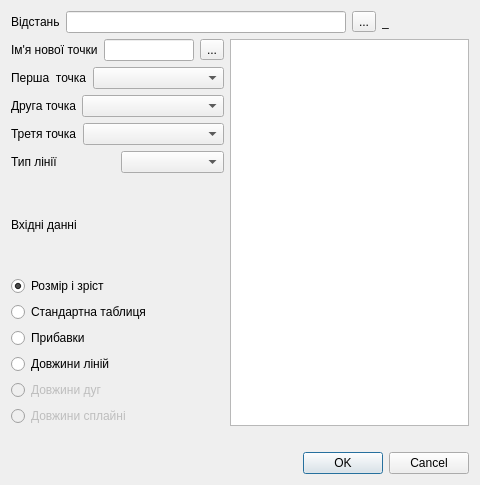
<?xml version="1.0" encoding="UTF-8"?>
<ui version="4.0">
 <class>DialogBisector</class>
 <widget class="QDialog" name="DialogBisector">
  <property name="geometry">
   <rect>
    <x>0</x>
    <y>0</y>
    <width>480</width>
    <height>485</height>
   </rect>
  </property>
  <property name="windowTitle">
   <string>Dialog</string>
  </property>
  <layout class="QVBoxLayout" name="verticalLayout">
   <item>
    <layout class="QHBoxLayout" name="horizontalLayout">
     <item>
      <widget class="QLabel" name="label">
       <property name="sizePolicy">
        <sizepolicy hsizetype="Fixed" vsizetype="Preferred">
         <horstretch>0</horstretch>
         <verstretch>0</verstretch>
        </sizepolicy>
       </property>
       <property name="text">
        <string>Відстань</string>
       </property>
      </widget>
     </item>
     <item>
      <widget class="QLineEdit" name="lineEditFormula">
       <property name="sizePolicy">
        <sizepolicy hsizetype="Preferred" vsizetype="Fixed">
         <horstretch>0</horstretch>
         <verstretch>0</verstretch>
        </sizepolicy>
       </property>
      </widget>
     </item>
     <item>
      <widget class="QToolButton" name="toolButtonEqual">
       <property name="text">
        <string>...</string>
       </property>
       <property name="icon">
        <iconset resource="../icon.qrc">
         <normaloff>:/icon/24x24/equal.png</normaloff>:/icon/24x24/equal.png</iconset>
       </property>
       <property name="iconSize">
        <size>
         <width>24</width>
         <height>24</height>
        </size>
       </property>
      </widget>
     </item>
     <item>
      <widget class="QLabel" name="labelResultCalculation">
       <property name="sizePolicy">
        <sizepolicy hsizetype="Fixed" vsizetype="Preferred">
         <horstretch>0</horstretch>
         <verstretch>0</verstretch>
        </sizepolicy>
       </property>
       <property name="minimumSize">
        <size>
         <width>87</width>
         <height>0</height>
        </size>
       </property>
       <property name="text">
        <string>_</string>
       </property>
      </widget>
     </item>
    </layout>
   </item>
   <item>
    <layout class="QHBoxLayout" name="horizontalLayout_2">
     <item>
      <layout class="QVBoxLayout" name="verticalLayout_2">
       <item>
        <layout class="QHBoxLayout" name="horizontalLayout_4">
         <item>
          <widget class="QLabel" name="label_4">
           <property name="sizePolicy">
            <sizepolicy hsizetype="Fixed" vsizetype="Fixed">
             <horstretch>0</horstretch>
             <verstretch>0</verstretch>
            </sizepolicy>
           </property>
           <property name="text">
            <string>Ім'я нової точки</string>
           </property>
          </widget>
         </item>
         <item>
          <widget class="QLineEdit" name="lineEditNamePoint"/>
         </item>
         <item>
          <widget class="QToolButton" name="toolButtonPutHere">
           <property name="text">
            <string>...</string>
           </property>
           <property name="icon">
            <iconset resource="../icon.qrc">
             <normaloff>:/icon/24x24/putHere.png</normaloff>:/icon/24x24/putHere.png</iconset>
           </property>
           <property name="iconSize">
            <size>
             <width>24</width>
             <height>24</height>
            </size>
           </property>
          </widget>
         </item>
        </layout>
       </item>
       <item>
        <layout class="QHBoxLayout" name="horizontalLayout_3">
         <item>
          <widget class="QLabel" name="label_3">
           <property name="sizePolicy">
            <sizepolicy hsizetype="Fixed" vsizetype="Fixed">
             <horstretch>0</horstretch>
             <verstretch>0</verstretch>
            </sizepolicy>
           </property>
           <property name="text">
            <string>Перша  точка</string>
           </property>
          </widget>
         </item>
         <item>
          <widget class="QComboBox" name="comboBoxFirstPoint"/>
         </item>
        </layout>
       </item>
       <item>
        <layout class="QHBoxLayout" name="horizontalLayout_5">
         <item>
          <widget class="QLabel" name="label_5">
           <property name="sizePolicy">
            <sizepolicy hsizetype="Fixed" vsizetype="Fixed">
             <horstretch>0</horstretch>
             <verstretch>0</verstretch>
            </sizepolicy>
           </property>
           <property name="text">
            <string>Друга точка</string>
           </property>
          </widget>
         </item>
         <item>
          <widget class="QComboBox" name="comboBoxSecondPoint"/>
         </item>
        </layout>
       </item>
       <item>
        <layout class="QHBoxLayout" name="horizontalLayout_6">
         <item>
          <widget class="QLabel" name="label_6">
           <property name="sizePolicy">
            <sizepolicy hsizetype="Fixed" vsizetype="Fixed">
             <horstretch>0</horstretch>
             <verstretch>0</verstretch>
            </sizepolicy>
           </property>
           <property name="text">
            <string>Третя точка</string>
           </property>
          </widget>
         </item>
         <item>
          <widget class="QComboBox" name="comboBoxThirdPoint"/>
         </item>
        </layout>
       </item>
       <item>
        <layout class="QHBoxLayout" name="horizontalLayout_7">
         <item>
          <widget class="QLabel" name="label_7">
           <property name="text">
            <string>Тип лінії</string>
           </property>
          </widget>
         </item>
         <item>
          <widget class="QComboBox" name="comboBoxLineType"/>
         </item>
        </layout>
       </item>
       <item>
        <layout class="QVBoxLayout" name="verticalLayout_3">
         <item>
          <widget class="QLabel" name="label_2">
           <property name="text">
            <string>Вхідні данні</string>
           </property>
          </widget>
         </item>
         <item>
          <widget class="QRadioButton" name="radioButtonSizeGrowth">
           <property name="text">
            <string>Розмір і зріст</string>
           </property>
           <property name="checked">
            <bool>true</bool>
           </property>
          </widget>
         </item>
         <item>
          <widget class="QRadioButton" name="radioButtonStandartTable">
           <property name="text">
            <string>Стандартна таблиця</string>
           </property>
          </widget>
         </item>
         <item>
          <widget class="QRadioButton" name="radioButtonIncrements">
           <property name="text">
            <string>Прибавки</string>
           </property>
          </widget>
         </item>
         <item>
          <widget class="QRadioButton" name="radioButtonLengthLine">
           <property name="enabled">
            <bool>true</bool>
           </property>
           <property name="text">
            <string>Довжини ліній</string>
           </property>
          </widget>
         </item>
         <item>
          <widget class="QRadioButton" name="radioButtonLengthArc">
           <property name="enabled">
            <bool>false</bool>
           </property>
           <property name="text">
            <string>Довжини дуг</string>
           </property>
          </widget>
         </item>
         <item>
          <widget class="QRadioButton" name="radioButtonLengthSpline">
           <property name="enabled">
            <bool>false</bool>
           </property>
           <property name="text">
            <string>Довжини сплайні</string>
           </property>
          </widget>
         </item>
        </layout>
       </item>
      </layout>
     </item>
     <item>
      <widget class="QListWidget" name="listWidget"/>
     </item>
    </layout>
   </item>
   <item>
    <widget class="QLabel" name="labelDescription">
     <property name="text">
      <string/>
     </property>
    </widget>
   </item>
   <item>
    <widget class="QDialogButtonBox" name="buttonBox">
     <property name="orientation">
      <enum>Qt::Horizontal</enum>
     </property>
     <property name="standardButtons">
      <set>QDialogButtonBox::Cancel|QDialogButtonBox::Ok</set>
     </property>
    </widget>
   </item>
  </layout>
 </widget>
 <resources>
  <include location="../icon.qrc"/>
 </resources>
 <connections>
  <connection>
   <sender>buttonBox</sender>
   <signal>accepted()</signal>
   <receiver>DialogBisector</receiver>
   <slot>accept()</slot>
   <hints>
    <hint type="sourcelabel">
     <x>248</x>
     <y>254</y>
    </hint>
    <hint type="destinationlabel">
     <x>157</x>
     <y>274</y>
    </hint>
   </hints>
  </connection>
  <connection>
   <sender>buttonBox</sender>
   <signal>rejected()</signal>
   <receiver>DialogBisector</receiver>
   <slot>reject()</slot>
   <hints>
    <hint type="sourcelabel">
     <x>316</x>
     <y>260</y>
    </hint>
    <hint type="destinationlabel">
     <x>286</x>
     <y>274</y>
    </hint>
   </hints>
  </connection>
 </connections>
</ui>
